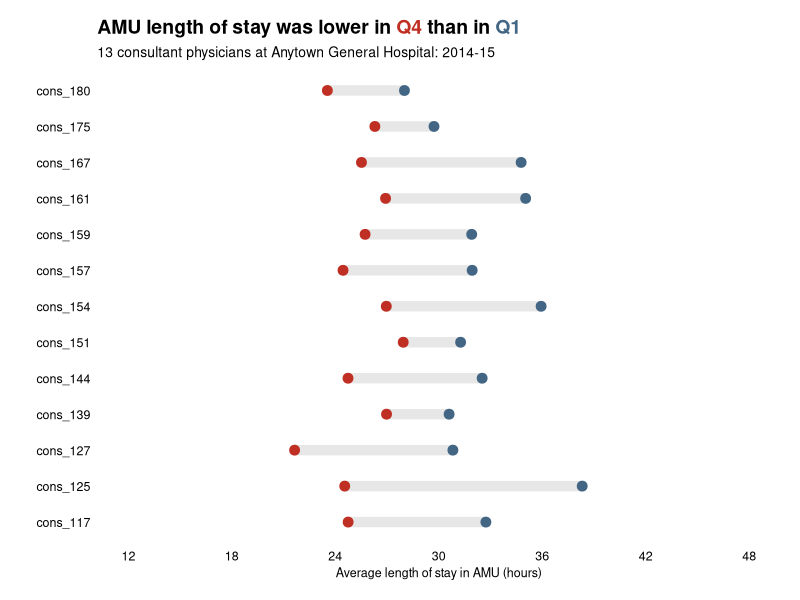

This figure's R source:

# Case Study No. 3 - AMU ALoS Dumbbell Chart ------------------------------


# Step 0 - load the packages ----------------------------------------------

library(readxl)
library(tidyverse)
library(patchwork)
library(ggtext)


# Step 1 - import the data ------------------------------------------------

df_amu_stays <-
  read_xlsx("data/03_amu_stays.xlsx")


# Step 2 - delete the improbably long stays -------------------------------

df_amu_stays_a <-
  df_amu_stays |> 
  filter(amu_los_hours <= (7*24)) |> 
  arrange(desc(amu_los_hours))


# Step 3 - append a quarter variable --------------------------------5-----

df_amu_stays_b <-
  df_amu_stays_a |> 
  mutate(amu_end_quarter = case_when(amu_end_datetime <= '2014-12-28 23:59' ~ "q1",
                                     amu_end_datetime > '2014-12-28 23:59' 
                                     & amu_end_datetime <= '2015-03-29 23:59' ~ "q2",
                                     amu_end_datetime > '2015-03-29 23:59' 
                                     & amu_end_datetime <= '2015-06-28 23:59' ~ "q3",
                                     amu_end_datetime > '2014-12-28 23:59' ~ "q4")) |> 
  arrange(amu_end_datetime)


# Step 4 - check what happened to AMU ALoS q1 to q4 -----------------------

summary_amu_stays_q <-
  df_amu_stays_b |> 
  group_by(amu_end_quarter) |> 
  summarize(no_of_stays = n(),
            amu_alos = mean(amu_los_hours))


# Step 5 - delete the q2 and q4 stays -------------------------------------

df_amu_stays_c <-
  df_amu_stays_b |> 
  filter(amu_end_quarter == "q1" | amu_end_quarter == "q4")


# Step 6 - create a summary anon_cons_code league table -------------------

summary_amu_stays_cons <-
  df_amu_stays_c |> 
  group_by(anon_cons_code) |> 
  summarize(q1_stays = sum(if_else(amu_end_quarter == "q1", 1, 0)),
            q4_stays = sum(if_else(amu_end_quarter == "q4", 1, 0)),
            include = if_else(q1_stays > 50 & q4_stays > 50,"include", "exclude"))


# Step 7 - append the include variable to df_amu_stays_c ------------------

df_amu_stays_d <-
  df_amu_stays_c |> 
  left_join(summary_amu_stays_cons,
            join_by(anon_cons_code == anon_cons_code)) |> 
  filter(include == "include") |> 
  select(anon_id,
         anon_cons_code,
         amu_los_hours,
         amu_end_quarter)


# Step 8 - prepare the summary table for plotting -------------------------

summary_amu_stays_plot <-
  df_amu_stays_d |> 
  group_by(anon_cons_code,
           amu_end_quarter) |> 
  summarize(no_of_stays = n(),
            alos = mean(amu_los_hours),
            sd = sd(amu_los_hours)) |> 
  filter(anon_cons_code != "cons_147")


# Step 9 - draw the plot --------------------------------------------------

summary_amu_stays_plot %>% 
  ggplot(aes(x = alos,
             y = anon_cons_code)) +
  geom_line(aes(group = anon_cons_code), 
            colour = "#E7E7E7", 
            linewidth = 3.5) +
  geom_point(aes(colour = amu_end_quarter), 
             size = 3) +
  scale_colour_manual(values=c("#436685", "#BF2F24")) +
  scale_x_continuous(limits = c(12, 48),
                     breaks = seq(12, 48, 6)) +
  labs(title = "AMU length of stay was lower in <span style='color: #BF2F24;'>Q4</span> than in <span style='color: #436685;'>Q1</span>",
       subtitle = "13 consultant physicians at Anytown General Hospital: 2014-15",
       x = "Average length of stay in AMU (hours)",
       y = "") +
  theme_minimal() +
  theme(legend.position = "none",
        panel.grid = element_blank(),
        plot.title = element_markdown(size=14, face = "bold"),
        plot.subtitle = element_text(size=10),
        axis.text = element_text(colour = "black",
                                 size = 9),
        axis.title = element_text(size = 9),
        plot.margin = margin(0.5,0.5,0.5,0.5, "cm"))
